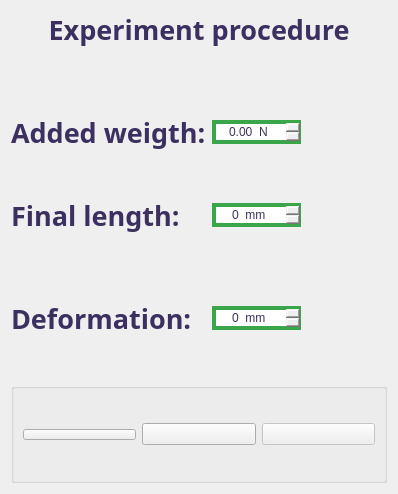
                 <widget class="QWidget" name="page_6">
                  <property name="sizePolicy">
                   <sizepolicy hsizetype="Expanding" vsizetype="Expanding">
                    <horstretch>0</horstretch>
                    <verstretch>0</verstretch>
                   </sizepolicy>
                  </property>
                  <layout class="QGridLayout" name="gridLayout_25">
                   <item row="11" column="1" colspan="2">
                    <spacer name="verticalSpacer_10">
                     <property name="orientation">
                      <enum>Qt::Vertical</enum>
                     </property>
                     <property name="sizeHint" stdset="0">
                      <size>
                       <width>20</width>
                       <height>40</height>
                      </size>
                     </property>
                    </spacer>
                   </item>
                   <item row="3" column="2">
                    <widget class="QDoubleSpinBox" name="doubleSpinBox_weightHooke">
                     <property name="minimumSize">
                      <size>
                       <width>0</width>
                       <height>0</height>
                      </size>
                     </property>
                     <property name="styleSheet">
                      <string notr="true">QDoubleSpinBox {
    padding-right: 1px; /* make room for the arrows */
    /*border-image: url(:/images/frame.png) 4;*/
    border: 1px solid rgb(57, 167, 73);
    border-radius: 15px;
    border-width: 4;
color: rgb(61, 48, 97);
    font: bold 20pt &quot;Bradley Hand ITC&quot;;
}

QDoubleSpinBox::up-button {
    subcontrol-origin: border;
    subcontrol-position: top right; /* position at the top right corner */

    width: 16px; /* 16 + 2*1px border-width = 15px padding + 3px parent border */
    border-image: url(:/images/spinup.png) 1;
    border-width: 1px;
}

QDoubleSpinBox::up-button:hover {
    border-image: url(:/images/spinup_hover.png) 1;
}

QDoubleSpinBox::up-button:pressed {
    border-image: url(:/images/spinup_pressed.png) 1;
}

QDoubleSpinBox::up-arrow {
    image: url(:/images/up_arrow.png);
    width: 1px;
    height: 1px;
}

QDoubleSpinBox::up-arrow:disabled, QSpinBox::up-arrow:off { /* off state when value is max */
   image: url(:/images/up_arrow_disabled.png);
}

QDoubleSpinBox::down-button {
    subcontrol-origin: border;
    subcontrol-position: bottom right; /* position at bottom right corner */

    width: 1px;
    border-image: url(:/images/spindown.png) 1;
    border-width: 1px;
    border-top-width: 0;
}

QDoubleSpinBox::down-button:hover {
    border-image: url(:/images/spindown_hover.png) 1;
}

QDoubleSpinBox::down-button:pressed {
    border-image: url(:/images/spindown_pressed.png) 1;
}

QDoubleSpinBox::down-arrow {
    image: url(:/images/down_arrow.png);
    width: 1px;
    height: 1px;
}

QDoubleSpinBox::down-arrow:disabled,
QDoubleSpinBox::down-arrow:off { /* off state when value in min */
   image: url(:/images/down_arrow_disabled.png);
}</string>
                     </property>
                     <property name="alignment">
                      <set>Qt::AlignCenter</set>
                     </property>
                     <property name="prefix">
                      <string/>
                     </property>
                     <property name="suffix">
                      <string>  N</string>
                     </property>
                     <property name="decimals">
                      <number>2</number>
                     </property>
                     <property name="maximum">
                      <double>5000.000000000000000</double>
                     </property>
                    </widget>
                   </item>
                   <item row="6" column="0" colspan="2">
                    <widget class="QLabel" name="label_22">
                     <property name="font">
                      <font>
                       <family>Bradley Hand ITC</family>
                       <pointsize>20</pointsize>
                       <weight>75</weight>
                       <bold>true</bold>
                      </font>
                     </property>
                     <property name="styleSheet">
                      <string notr="true">color: rgb(61, 48, 97);</string>
                     </property>
                     <property name="text">
                      <string>Final length:</string>
                     </property>
                    </widget>
                   </item>
                   <item row="3" column="0" colspan="2">
                    <widget class="QLabel" name="label_20">
                     <property name="font">
                      <font>
                       <family>Bradley Hand ITC</family>
                       <pointsize>20</pointsize>
                       <weight>75</weight>
                       <bold>true</bold>
                      </font>
                     </property>
                     <property name="styleSheet">
                      <string notr="true">color: rgb(61, 48, 97);</string>
                     </property>
                     <property name="text">
                      <string>Added weigth:</string>
                     </property>
                    </widget>
                   </item>
                   <item row="9" column="0" colspan="2">
                    <widget class="QLabel" name="label_23">
                     <property name="font">
                      <font>
                       <family>Bradley Hand ITC</family>
                       <pointsize>20</pointsize>
                       <weight>75</weight>
                       <bold>true</bold>
                      </font>
                     </property>
                     <property name="styleSheet">
                      <string notr="true">color: rgb(61, 48, 97);</string>
                     </property>
                     <property name="text">
                      <string>Deformation:</string>
                     </property>
                    </widget>
                   </item>
                   <item row="9" column="2">
                    <widget class="QDoubleSpinBox" name="doubleSpinBox_extComp">
                     <property name="styleSheet">
                      <string notr="true">QDoubleSpinBox {
    padding-right: 1px; /* make room for the arrows */
    /*border-image: url(:/images/frame.png) 4;*/
    border: 1px solid rgb(57, 167, 73);
    border-radius: 15px;
    border-width: 4;
color: rgb(61, 48, 97);
    font: bold 20pt &quot;Bradley Hand ITC&quot;;
}

QDoubleSpinBox::up-button {
    subcontrol-origin: border;
    subcontrol-position: top right; /* position at the top right corner */

    width: 16px; /* 16 + 2*1px border-width = 15px padding + 3px parent border */
    border-image: url(:/images/spinup.png) 1;
    border-width: 1px;
}

QDoubleSpinBox::up-button:hover {
    border-image: url(:/images/spinup_hover.png) 1;
}

QDoubleSpinBox::up-button:pressed {
    border-image: url(:/images/spinup_pressed.png) 1;
}

QDoubleSpinBox::up-arrow {
    image: url(:/images/up_arrow.png);
    width: 1px;
    height: 1px;
}

QDoubleSpinBox::up-arrow:disabled, QSpinBox::up-arrow:off { /* off state when value is max */
   image: url(:/images/up_arrow_disabled.png);
}

QDoubleSpinBox::down-button {
    subcontrol-origin: border;
    subcontrol-position: bottom right; /* position at bottom right corner */

    width: 1px;
    border-image: url(:/images/spindown.png) 1;
    border-width: 1px;
    border-top-width: 0;
}

QDoubleSpinBox::down-button:hover {
    border-image: url(:/images/spindown_hover.png) 1;
}

QDoubleSpinBox::down-button:pressed {
    border-image: url(:/images/spindown_pressed.png) 1;
}

QDoubleSpinBox::down-arrow {
    image: url(:/images/down_arrow.png);
    width: 1px;
    height: 1px;
}

QDoubleSpinBox::down-arrow:disabled,
QDoubleSpinBox::down-arrow:off { /* off state when value in min */
   image: url(:/images/down_arrow_disabled.png);
}</string>
                     </property>
                     <property name="alignment">
                      <set>Qt::AlignCenter</set>
                     </property>
                     <property name="prefix">
                      <string/>
                     </property>
                     <property name="suffix">
                      <string>  mm</string>
                     </property>
                     <property name="decimals">
                      <number>0</number>
                     </property>
                     <property name="maximum">
                      <double>200.000000000000000</double>
                     </property>
                    </widget>
                   </item>
                   <item row="3" column="3">
                    <spacer name="horizontalSpacer_29">
                     <property name="orientation">
                      <enum>Qt::Horizontal</enum>
                     </property>
                     <property name="sizeType">
                      <enum>QSizePolicy::Minimum</enum>
                     </property>
                     <property name="sizeHint" stdset="0">
                      <size>
                       <width>80</width>
                       <height>20</height>
                      </size>
                     </property>
                    </spacer>
                   </item>
                   <item row="2" column="0" colspan="4">
                    <spacer name="horizontalSpacer_27">
                     <property name="orientation">
                      <enum>Qt::Horizontal</enum>
                     </property>
                     <property name="sizeHint" stdset="0">
                      <size>
                       <width>40</width>
                       <height>20</height>
                      </size>
                     </property>
                    </spacer>
                   </item>
                   <item row="0" column="0" colspan="4">
                    <widget class="QLabel" name="label_28">
                     <property name="font">
                      <font>
                       <family>Bradley Hand ITC</family>
                       <pointsize>20</pointsize>
                       <weight>75</weight>
                       <bold>true</bold>
                      </font>
                     </property>
                     <property name="styleSheet">
                      <string notr="true">color: rgb(61, 48, 97);</string>
                     </property>
                     <property name="text">
                      <string>Experiment procedure</string>
                     </property>
                     <property name="alignment">
                      <set>Qt::AlignCenter</set>
                     </property>
                    </widget>
                   </item>
                   <item row="6" column="2">
                    <widget class="QDoubleSpinBox" name="doubleSpinBox_finalValue">
                     <property name="styleSheet">
                      <string notr="true">QDoubleSpinBox {
    padding-right: 1px; /* make room for the arrows */
    /*border-image: url(:/images/frame.png) 4;*/
    border: 1px solid rgb(57, 167, 73);
    border-radius: 15px;
    border-width: 4;
color: rgb(61, 48, 97);
    font: bold 20pt &quot;Bradley Hand ITC&quot;;
}

QDoubleSpinBox::up-button {
    subcontrol-origin: border;
    subcontrol-position: top right; /* position at the top right corner */

    width: 16px; /* 16 + 2*1px border-width = 15px padding + 3px parent border */
    border-image: url(:/images/spinup.png) 1;
    border-width: 1px;
}

QDoubleSpinBox::up-button:hover {
    border-image: url(:/images/spinup_hover.png) 1;
}

QDoubleSpinBox::up-button:pressed {
    border-image: url(:/images/spinup_pressed.png) 1;
}

QDoubleSpinBox::up-arrow {
    image: url(:/images/up_arrow.png);
    width: 1px;
    height: 1px;
}

QDoubleSpinBox::up-arrow:disabled, QSpinBox::up-arrow:off { /* off state when value is max */
   image: url(:/images/up_arrow_disabled.png);
}

QDoubleSpinBox::down-button {
    subcontrol-origin: border;
    subcontrol-position: bottom right; /* position at bottom right corner */

    width: 1px;
    border-image: url(:/images/spindown.png) 1;
    border-width: 1px;
    border-top-width: 0;
}

QDoubleSpinBox::down-button:hover {
    border-image: url(:/images/spindown_hover.png) 1;
}

QDoubleSpinBox::down-button:pressed {
    border-image: url(:/images/spindown_pressed.png) 1;
}

QDoubleSpinBox::down-arrow {
    image: url(:/images/down_arrow.png);
    width: 1px;
    height: 1px;
}

QDoubleSpinBox::down-arrow:disabled,
QDoubleSpinBox::down-arrow:off { /* off state when value in min */
   image: url(:/images/down_arrow_disabled.png);
}</string>
                     </property>
                     <property name="alignment">
                      <set>Qt::AlignCenter</set>
                     </property>
                     <property name="prefix">
                      <string/>
                     </property>
                     <property name="suffix">
                      <string>  mm</string>
                     </property>
                     <property name="decimals">
                      <number>0</number>
                     </property>
                     <property name="maximum">
                      <double>200.000000000000000</double>
                     </property>
                    </widget>
                   </item>
                   <item row="12" column="0" colspan="4">
                    <widget class="QGroupBox" name="groupBox_19">
                     <property name="minimumSize">
                      <size>
                       <width>0</width>
                       <height>100</height>
                      </size>
                     </property>
                     <property name="title">
                      <string/>
                     </property>
                     <layout class="QHBoxLayout" name="horizontalLayout_8">
                      <item>
                       <widget class="QPushButton" name="pushButton_ricomincia_6">
                        <property name="enabled">
                         <bool>true</bool>
                        </property>
                        <property name="font">
                         <font>
                          <family>Bradley Hand ITC</family>
                          <pointsize>-1</pointsize>
                          <weight>99</weight>
                          <bold>true</bold>
                         </font>
                        </property>
                        <property name="text">
                         <string/>
                        </property>
                        <property name="icon">
                         <iconset resource="didacticoop.qrc">
                          <normaloff>:/icons/ricomincia.png</normaloff>:/icons/ricomincia.png</iconset>
                        </property>
                        <property name="iconSize">
                         <size>
                          <width>80</width>
                          <height>80</height>
                         </size>
                        </property>
                       </widget>
                      </item>
                      <item>
                       <widget class="QPushButton" name="pushButton_back_6">
                        <property name="enabled">
                         <bool>true</bool>
                        </property>
                        <property name="text">
                         <string/>
                        </property>
                        <property name="icon">
                         <iconset resource="didacticoop.qrc">
                          <normaloff>:/icons/back.png</normaloff>:/icons/back.png</iconset>
                        </property>
                        <property name="iconSize">
                         <size>
                          <width>80</width>
                          <height>80</height>
                         </size>
                        </property>
                       </widget>
                      </item>
                      <item>
                       <widget class="QPushButton" name="pushButton_forward_6">
                        <property name="enabled">
                         <bool>false</bool>
                        </property>
                        <property name="text">
                         <string/>
                        </property>
                        <property name="icon">
                         <iconset resource="didacticoop.qrc">
                          <normaloff>:/icons/forward.png</normaloff>:/icons/forward.png</iconset>
                        </property>
                        <property name="iconSize">
                         <size>
                          <width>80</width>
                          <height>80</height>
                         </size>
                        </property>
                       </widget>
                      </item>
                     </layout>
                    </widget>
                   </item>
                   <item row="1" column="0" colspan="4">
                    <spacer name="verticalSpacer_22">
                     <property name="orientation">
                      <enum>Qt::Vertical</enum>
                     </property>
                     <property name="sizeType">
                      <enum>QSizePolicy::Fixed</enum>
                     </property>
                     <property name="sizeHint" stdset="0">
                      <size>
                       <width>20</width>
                       <height>40</height>
                      </size>
                     </property>
                    </spacer>
                   </item>
                   <item row="5" column="0" colspan="4">
                    <spacer name="verticalSpacer_14">
                     <property name="orientation">
                      <enum>Qt::Vertical</enum>
                     </property>
                     <property name="sizeHint" stdset="0">
                      <size>
                       <width>20</width>
                       <height>40</height>
                      </size>
                     </property>
                    </spacer>
                   </item>
                   <item row="8" column="0" colspan="4">
                    <spacer name="verticalSpacer_5">
                     <property name="orientation">
                      <enum>Qt::Vertical</enum>
                     </property>
                     <property name="sizeHint" stdset="0">
                      <size>
                       <width>20</width>
                       <height>40</height>
                      </size>
                     </property>
                    </spacer>
                   </item>
                   <item row="7" column="0" colspan="4">
                    <spacer name="horizontalSpacer_28">
                     <property name="orientation">
                      <enum>Qt::Horizontal</enum>
                     </property>
                     <property name="sizeHint" stdset="0">
                      <size>
                       <width>40</width>
                       <height>20</height>
                      </size>
                     </property>
                    </spacer>
                   </item>
                  </layout>
                 </widget>
